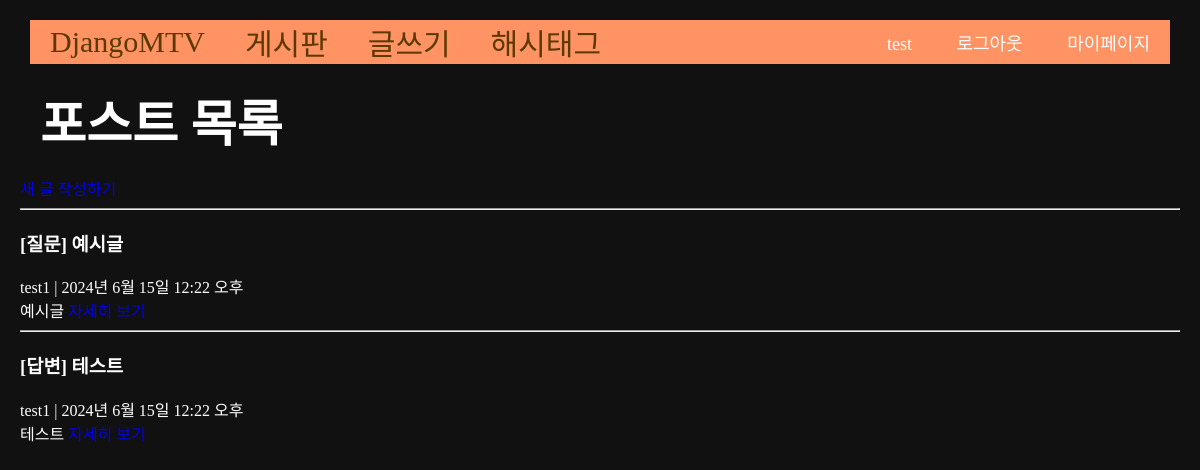
Screenshot of /second/ (signed in) with the database file from the repository.
### main/models.py (models this page shows, shortened)
class Post(models.Model):
    title = models.CharField(max_length=50)
    writer = models.ForeignKey(User, null=False, blank=False, on_delete=models.CASCADE)
    post_type = models.CharField(max_length=50, null=True)
    image = models.ImageField(upload_to="post/", blank=True, null=True)
    body = models.TextField()
    pub_date = models.DateTimeField()
    tag = models.ManyToManyField(Tag, related_name='post', blank=True)
    like = models.ManyToManyField(User, related_name='likes', blank=True)
    like_count = models.PositiveIntegerField(default=0)
    def summary(self):
        return self.body[:20]

### main/views.py (the view)
# urls.py: path('second/', secondpage, name="secondpage"),
def secondpage(request):
    posts = Post.objects.all()
    return render(request, 'main/secondpage.html', {'posts':posts})

### main/templates/main/secondpage.html
{% extends 'base.html' %}
{% block content %}
<h1 class="contents">포스트 목록</h1>
<div>
    <div>
        {% if user.is_authenticated %}
        <a href="{% url 'main:new-post' %}">새 글 작성하기</a>
        {% endif %}
    </div>
    {% for post in posts %}
    <div>
        <hr/>
        <h3>{% if post.post_type == "Q" %}
            [질문]
        {% elif post.post_type == "A" %}
            [답변]
        {% else %}
            [기타]
        {% endif %}
         {{ post.title }}</h3>
        {{post.writer}} | {{post.pub_date}}<br>
        {{post.summary}}
        <a href="{% url 'main:detail' post.id %}">자세히 보기</a>
        <br>
    </div>
    {% endfor %}
</div>
{% endblock %}

### project/templates/shared/_navbar.html
<nav class="navbar-container">
    <a class="navbar-link" href="{% url 'main:mainpage' %}">DjangoMTV</a>
    <a class="navbar-link" href="{% url 'main:secondpage' %}">게시판</a>
    <a class="navbar-link" href="{% url 'main:new-post' %}">글쓰기</a>
    <a class="navbar-link" href="{% url 'main:tag-list' %}">해시태그</a>
    <div class="nav-right">
        {% if user.is_authenticated %}
        <ul class="nav-link-account">
            <li class="nave-link-user">{{user.username}}</li>
            <li><a href="{% url 'accounts:logout' %}">로그아웃</a></li>
            <li><a href="{% url 'users:mypage' user.id %}">마이페이지</a></li>
        </ul>
        {% else %}
        <ul class="nav-link-account">
            <li><a href="{% url 'accounts:login' %}">로그인</a></li>
            <li><a href="{% url 'accounts:signup' %}">회원가입</a></li>
        </ul>
        {% endif %}
    </div>
</nav>

### project/static/css/project.css (style rules this page uses)
a { text-decoration: none; }
.body-container { background-color: #000000; color: #fff; margin: 20px; }
.navbar-container { display: flex; align-items: center; padding-left: 20px; gap: 40px; background-color: #ff7300; font-size: 6px; margin: 10px; }
.navbar-link { color: #ffffff; font-size: 30px; }
.contents { font-size: 20px; }

### project/templates/base.html (style rules this page uses)
a { text-decoration: none; }
.body-container { background-color: #111; color: #fff; margin: 20px; }
.navbar-container { display: flex; align-items: center; padding-left: 20px; gap: 40px; background-color: #FF9364; font-size: 18px; }
.navbar-link { color: #5c3900; font-size: 30px; }
.contents { font-size: 50px; margin: 20px; }
.nav-right { margin-left: auto; }
.nav-link-account { list-style-type: none; margin: 0; padding: 0; }
.nav-link-account li { display: inline; padding: 10px 20px; text-decoration: none; }
.nav-link-account li a { color: white; text-decoration: none; }

### rows the page displays
Post: post_type "[질문]", title "예시글", writer "test1", pub_date "2024년 6월 15일 12:22 오후", summary "예시글"
Post: post_type "[답변]", title "테스트", writer "test1", pub_date "2024년 6월 15일 12:22 오후", summary "테스트"

### other values shown
{{ user.username }} "test"
